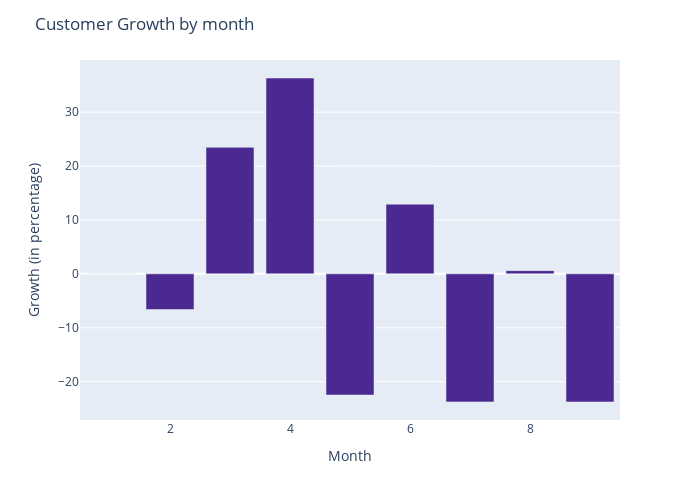

Notebook code cell kept with this figure:
### Code cell
fig = px.bar(customer_growth,x='month',y='growth_percentage',color_discrete_sequence=px.colors.sequential.Agsunset,height=500,width=700)
fig.update_layout(xaxis_title='Month',yaxis_title='Growth (in percentage)',title='Customer Growth by month')

### Figure 1 — Plotly figure (JSON) as saved in the notebook; plotly's stock layout.template omitted (floating-point values rounded to 4 significant figures)
{"data": [{"alignmentgroup": "True", "hovertemplate": "month=%{x}<br>growth_percentage=%{y}<extra></extra>", "legendgroup": "", "marker": {"color": "rgb(75, 41, 145)", "pattern": {"shape": ""}}, "name": "", "offsetgroup": "", "orientation": "v", "showlegend": false, "textposition": "auto", "type": "bar", "x": [1, 2, 3, 4, 5, 6, 7, 8, 9], "xaxis": "x", "y": [0, -6.613, 23.48, 36.34, -22.49, 12.93, -23.76, 0.5962, -23.78], "yaxis": "y"}], "layout": {"barmode": "relative", "height": 500, "legend": {"tracegroupgap": 0}, "margin": {"t": 60}, "title": {"text": "Customer Growth by month"}, "width": 700, "xaxis": {"anchor": "y", "domain": [0, 1], "title": {"text": "Month"}}, "yaxis": {"anchor": "x", "domain": [0, 1], "title": {"text": "Growth (in percentage)"}}}}
